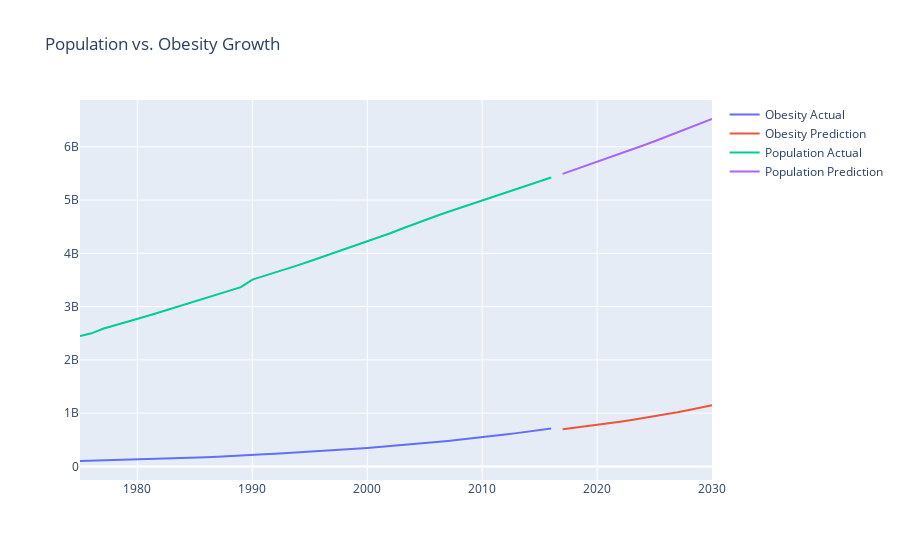

Notebook source saved alongside this figure:
### Code cell
# Let's plot our predictions along with our historical data
plot_data = [go.Scatter(x = obs_project.index, 
                        y = obs_project['sum_obs'], 
                        name = 'Obesity Actual'), 
             go.Scatter(x = obs_project.index, 
                        y = obs_project['pred'], 
                        name = 'Obesity Prediction'),
             go.Scatter(x = pop_project.index, 
                        y = pop_project['sum_pop'], 
                        name = 'Population Actual'), 
             go.Scatter(x = pop_project.index, 
                        y = pop_project['pred'], 
                        name = 'Population Prediction')]

plot_layout = go.Layout(title = 'Population vs. Obesity Growth')

fig = go.Figure(data = plot_data, layout = plot_layout)

pyoff.iplot(fig)
